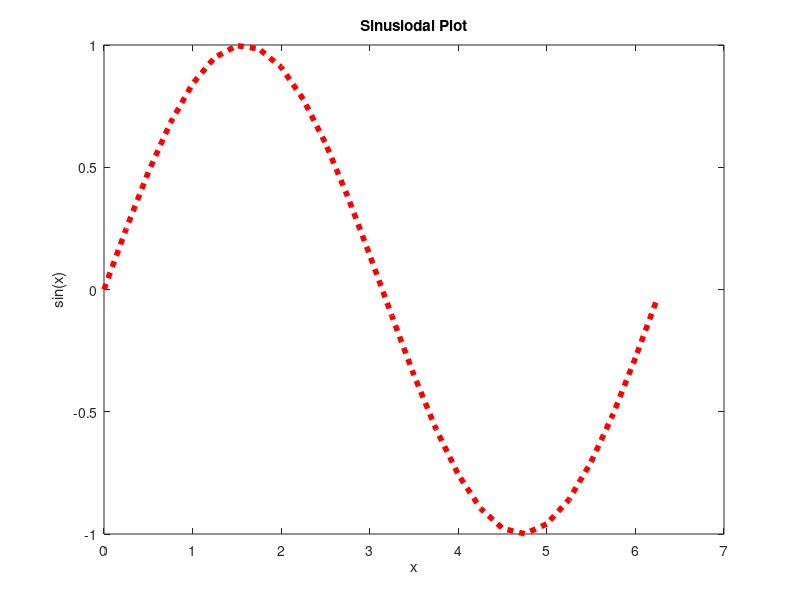

Here is the MATLAB script that generated this plot:
%PLOTTING
%Matlab has very advanced plotting features. 
%The full extent of these features is impossible to capture here, but is 
%well documented at http://www.mathworks.com/help/matlab/, or by typing
%help plot into the command prompt.
%The basic steps of plotting are:
    %1. Define the range of x values to be plotted
    %2. Define the function y=f(x)
    %3. Call the plot command, plot(x,y)
    %4. Add a legend, colors, title, labels, line style, etc.

help plot

%ex1: Plot f(x)=sin(x) on [0,2*pi], with a dotted red line, and label axes 
%appropriately

x=0:0.25:2*pi; %create the x vector
%The increment must be small enough so that the plot is smooth.
%x=linspace(0,2*pi) is another way to achieve this
y=sin(x); 
%creates the y vector by applying sin to each component of the x vector

plot(x,y,'r :','LineWidth', 4)
    xlabel('x')
    ylabel('sin(x)')
    title('Sinusiodal Plot')
    
%here we have plotted y=sin(x), set the color to 'r'=red, set line 
%width to 4, and then added labels.  

%details on the different plotting options can be found by typing
%help plot into the command line at any time